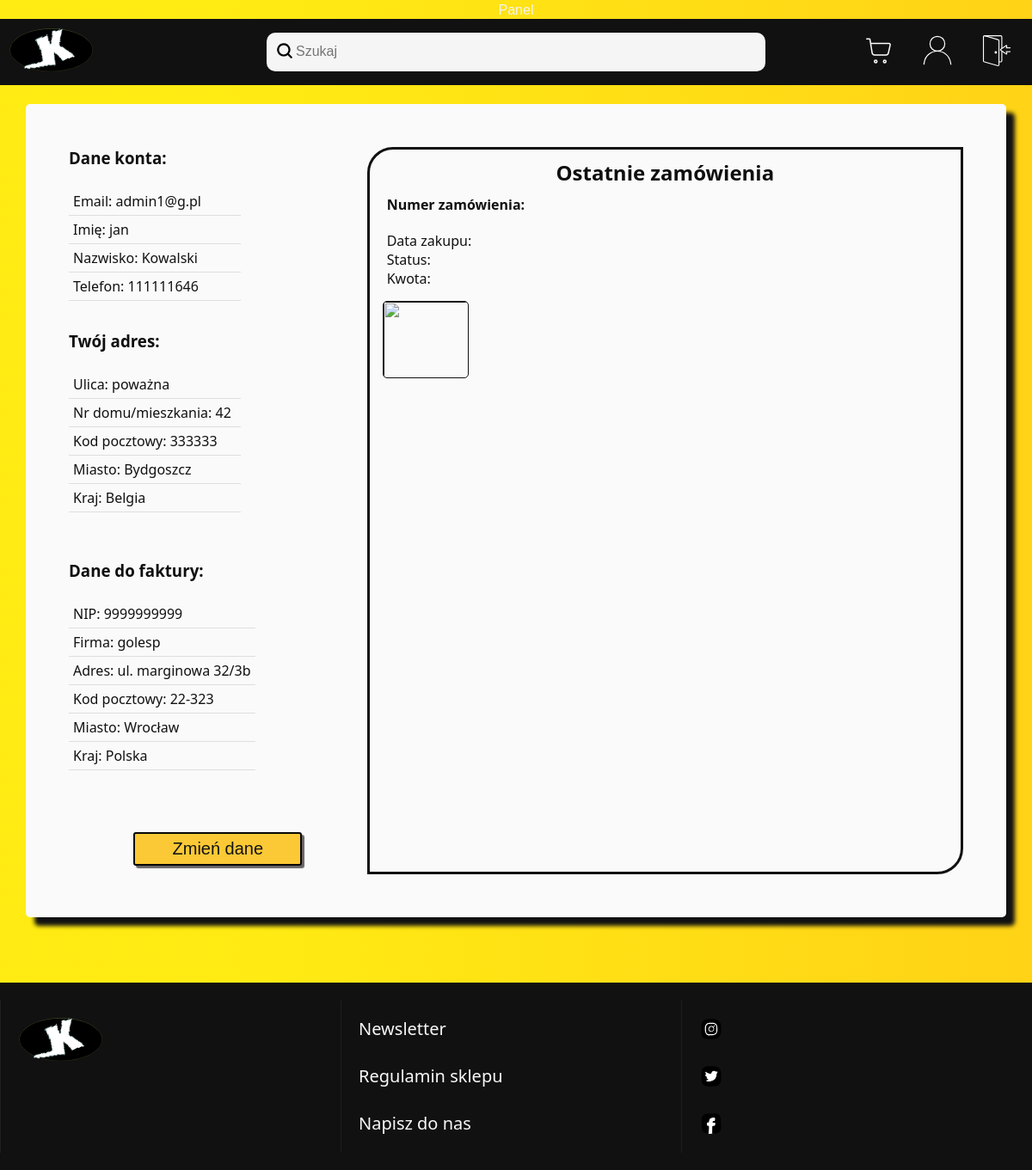
Page /konto.php (signed in) on the earlier database version.
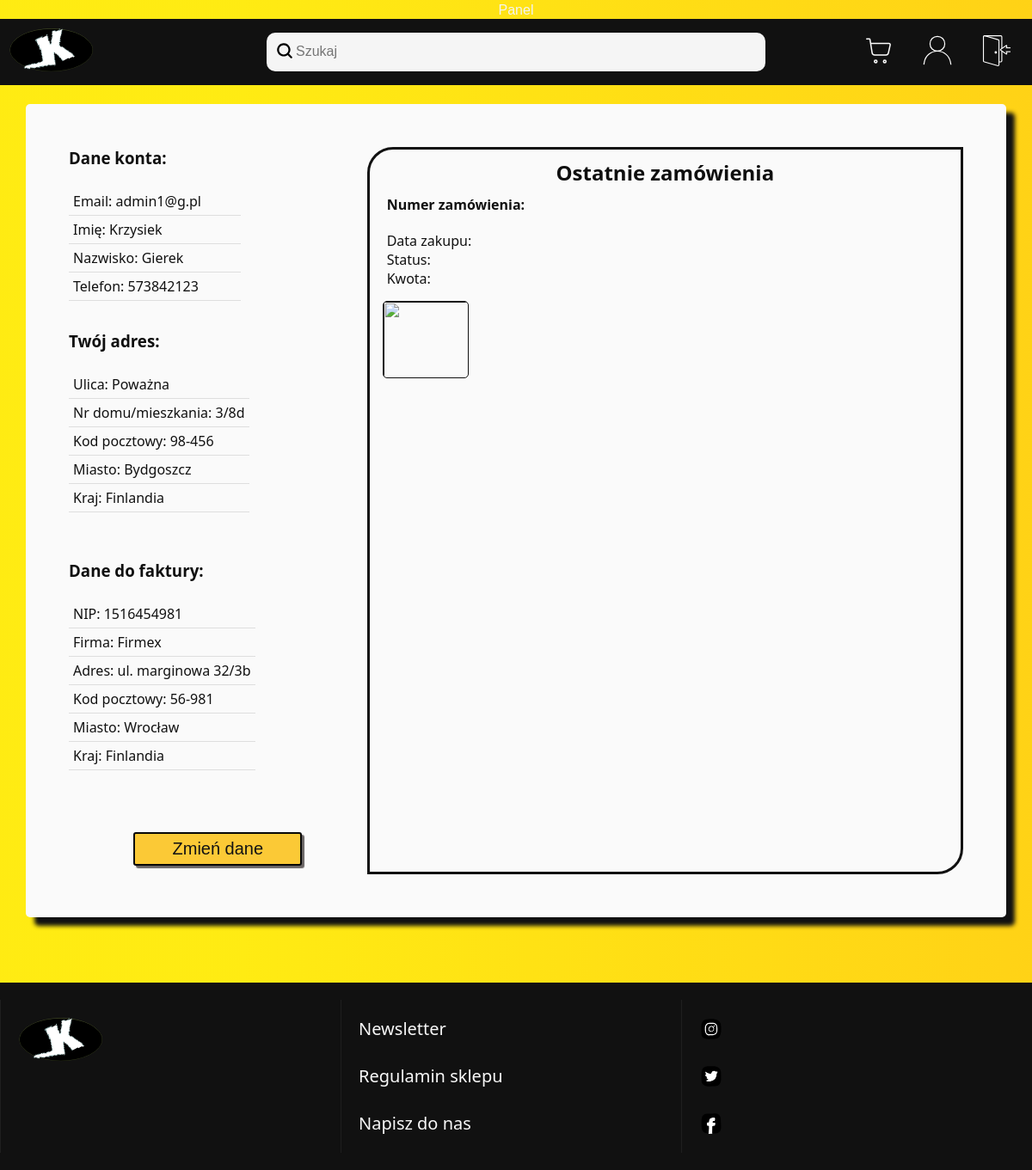
Same page on the later database version.
### tables this page shows
CREATE TABLE `dane_konta` (
  `id` int(11) NOT NULL,
  `id_loginu` int(11) NOT NULL,
  `imie` varchar(60) DEFAULT NULL,
  `nazwisko` varchar(80) DEFAULT NULL,
  `ulica` varchar(255) DEFAULT NULL,
  `nr_domu` varchar(10) DEFAULT NULL,
  `nr_tel` varchar(20) DEFAULT NULL,
  `miasto` varchar(100) DEFAULT NULL,
  `kod_pocztowy` char(6) DEFAULT NULL,
  `kraj` varchar(80) DEFAULT NULL,
  `dostep` tinyint(4) NOT NULL
);

CREATE TABLE `dane_do_faktury` (
  `id` int(11) NOT NULL,
  `id_konta` int(11) NOT NULL,
  `NIP` char(10) NOT NULL,
  `nazwa_firmy` varchar(150) NOT NULL,
  `adres` varchar(150) NOT NULL,
  `kod_pocztowy` char(6) NOT NULL,
  `miasto` varchar(80) NOT NULL,
  `kraj` varchar(80) NOT NULL
);

### konto.php (the view, shortened to what this page needs)
<!DOCTYPE html>
<html lang="pl">
<head>
    <link rel="stylesheet" href="s.css?v=1.1">
</head>
<body>
<div class="contener">
<?php include_once("header.php");?>
<?php include_once("laczenieZbaza.php");?>
<section class="wrap-konta">
<?php
    $mail = $_SESSION['email'];
    $pyt_o_id = $conn->prepare("SELECT id FROM loginy WHERE login like ?");
    $pyt_o_id -> execute([$mail]);
    $wykonanie = $pyt_o_id->fetch(PDO::FETCH_ASSOC);
    $id = $wykonanie['id'];
    $pyt_o_dane = $conn->prepare("SELECT * FROM dane_konta WHERE id_loginu = ?");
    $pyt_o_dane -> execute([$id]);
    $wykonanie = $pyt_o_dane->fetchAll();
    foreach ($wykonanie as $wynik){
        $imie = $wynik['imie'];
        $nazwisko = $wynik['nazwisko'];
        $tel = $wynik['nr_tel'];
        $miasto = $wynik['miasto'];
        $ulica = $wynik['ulica'];
        $nr_domu = $wynik['nr_domu'];
        $kod_pocztowy = $wynik['kod_pocztowy'];
        $kraj = $wynik['kraj'];
    }
    $pyt_o_dane = $conn->prepare("SELECT * FROM dane_do_faktury WHERE id_konta = ?");
    $pyt_o_dane -> execute([$id]);
    $wykonanie = $pyt_o_dane->fetchAll();
    foreach ($wykonanie as $wynik2){
        $nip = $wynik2['NIP'];
        $nazwa_firmy = $wynik2['nazwa_firmy'];
        $miasto_firmy = $wynik2['miasto'];
        $adres_firmy = $wynik2['adres'];
        $kod_pocztowy_firmy = $wynik2['kod_pocztowy'];
        $kraj_firmy = $wynik2['kraj'];
    }
?>
<div class="profil">
<div id="div1">
<div class="headerkonta">
    <h3>Dane konta:</h3>
</div><br>
<div class="info_profilu">
    <p>Email: <?php echo $_SESSION["email"];?></p>
    <p>Imię: <?php echo $imie; ?></p>
    <p>Nazwisko: <?php echo $nazwisko; ?></p>
    <p>Telefon: <?php echo $tel; ?></p>
</div>
</div>
<div id="div2">
<div class="headerkonta">
    <h3>Twój adres:</h3>
</div><br>
<div class="info_profilu">
    <p>Ulica: <?php echo $ulica; ?></p>
    <p>Nr domu/mieszkania: <?php echo $nr_domu; ?></p>
    <p>Kod pocztowy: <?php echo $kod_pocztowy; ?></p>
    <p>Miasto: <?php echo $miasto; ?></p>
    <p>Kraj: <?php echo $kraj; ?></p>
</div>
</div>
<div id="div3">
<div class="headerkonta">
    <h3>Dane do faktury:</h3>
</div><br>
<div class="info_profilu">
<?php
if(empty($nip)){
    echo "<p>NIP: ...</p>
    <p>Firma: ...</p>
    <p>Adres: ...</p>
    <p>Kod pocztowy: ...</p>
    <p>Miasto: ...</p>
    <p>Kraj: ...</p>";
}
else{
    echo "<p>NIP: $nip</p>
    <p>Firma: $nazwa_firmy</p>
    <p>Adres: $adres_firmy</p>
    <p>Kod pocztowy: $kod_pocztowy_firmy</p>
    <p>Miasto: $miasto_firmy</p>
    <p>Kraj: $kraj_firmy</p>";
}
?>
</div><br>
</div>
<div class='aktualne_zamowienie_wglad'>
<h2 style='text-align: center;'>Ostatnie zamówienia</h2>
<a href=''>
    <div class='first-aktualne-zamowienie'>
    <h4>Numer zamówienia: </h4>
    </div>
    <div class='secound-aktualne-zamowienie'>
    <p>Data zakupu: </p>
    <p>Status: </p>
    <p>Kwota: </p>
    </div>
    <div class='third-aktualne-zamowienie'>
    <img src='zdjecia_produktow/' style='border-radius: 5px; border:1px #111111 solid;' width='100px' height='90px' alt=''>
    </div>
</a>
</div>
<div id="zmien_dane_div">
    <a href="edytuj_konto.php" id="zmien_dane"><button id="zmien_dane_button">Zmień dane</button></a>
</div>
</section class="wrap-konta">
<br>
</div>
<footer>
</footer>
</body>
</html>

Differences in the rows shown:
changed dane_konta "Bydgoszcz": imie "jan" → "Krzysiek"; nazwisko "Kowalski" → "Gierek"; nr_tel "111111646" → "573842123"; ulica "poważna" → "Poważna"; nr_domu "42" → "3/8d"; kod_pocztowy "333333" → "98-456"; kraj "Belgia" → "Finlandia"
changed dane_do_faktury "ul. marginowa 32/3b": NIP "9999999999" → "1516454981"; nazwa_firmy "golesp" → "Firmex"; kod_pocztowy "22-323" → "56-981"; kraj "Polska" → "Finlandia"
